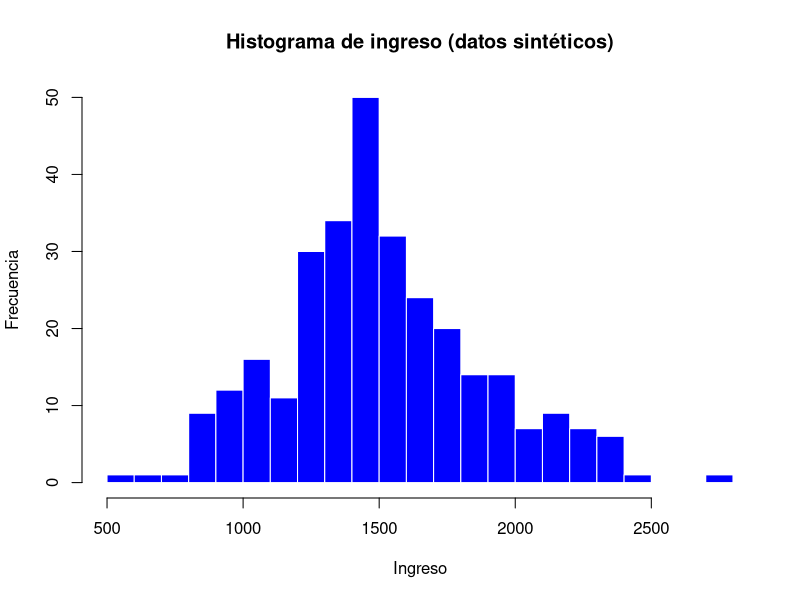

This chart was generated by the following R code:
# scripts/graficos.R
# Genera histograma y lo guarda en results/figures/

dir.create("results/figures", recursive = TRUE, showWarnings = FALSE)

df <- read.csv("data/processed/datos_limpios.csv")

png("results/figures/histograma_ingreso.png", width = 900, height = 600)
hist(df$ingreso,
     breaks = 30,
     main = "Histograma de ingreso (datos sintéticos)",
     xlab = "Ingreso",
     ylab = "Frecuencia",
     col = "blue",      
     border = "white")
dev.off()

cat("OK: results/figures/histograma_ingreso.png creada\n")
